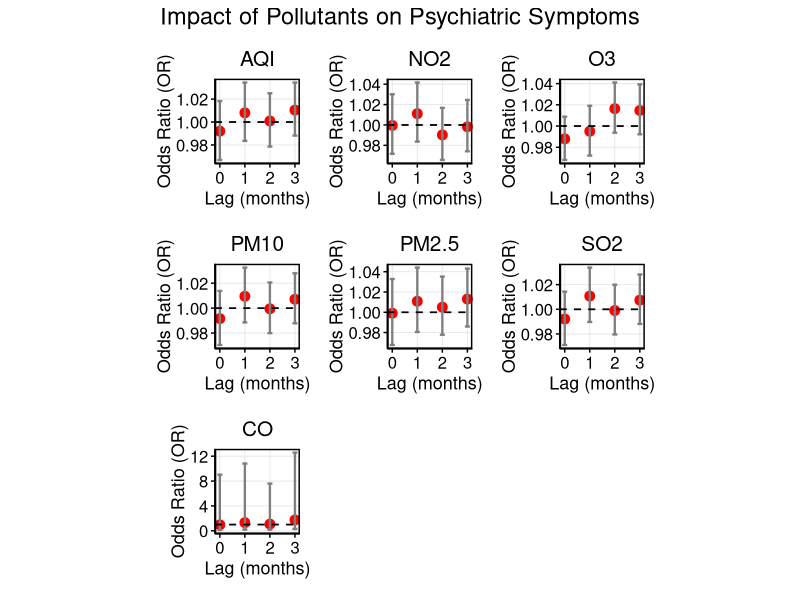
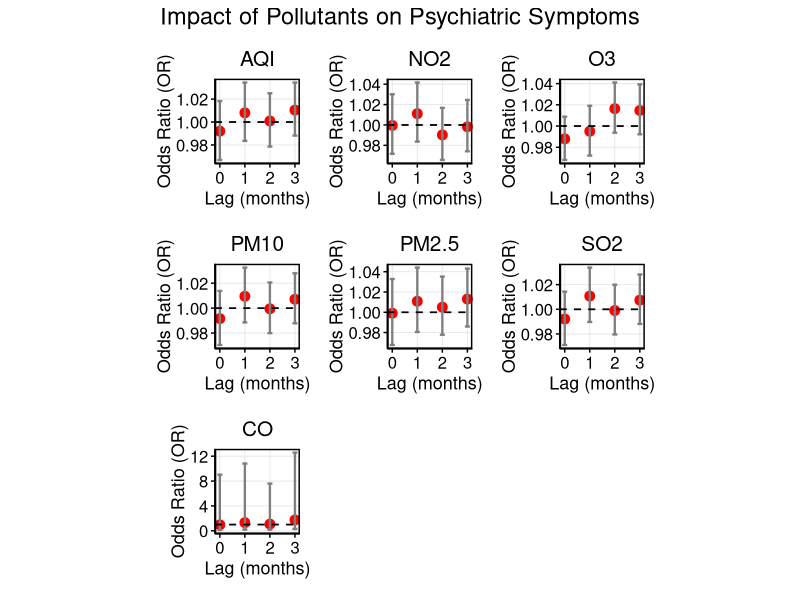

The R script that drew these images, in order:
setwd("/Users/shij/Documents/GitHub/NMDA_data_analysis/")
my.dat<-readxl::read_xlsx("NMDA_with_population_sex_ratio_age_portion.xlsx")
setwd("/Users/shij/Documents/GitHub/NMDA_data_analysis/251211/")

# ============================
# 1. Load Required Packages
# ============================
library(ggplot2)
library(dplyr)
library(tidyr)
library(broom)
library(patchwork)   # For combining plots
library(writexl)     # For exporting table

# ============================
# 2. Simplify Outcome Variable Name & Convert to Factor
# ============================
# Rename column for simplicity
names(my.dat)[names(my.dat) == "Psychiatric symptoms"] <- "PsychSym"

# Check current class
class(my.dat$PsychSym)
table(my.dat$PsychSym)  # Should show 0 and 1

# Convert to factor (binary logistic regression expects factor or 0/1)
my.dat$PsychSym <- factor(my.dat$PsychSym, levels = c(0, 1), ordered = FALSE)

# Verify
str(my.dat$PsychSym)

# ============================
# 3. Define Pollutants and Lags
# ============================
pollutants <- c("AQI", "NO2", "O3", "CO", "PM10", "PM2.5", "SO2")  # CO is 4th
lags <- c("M0", "M1", "M2", "M3")

# Create column name patterns
pollutant_cols <- sapply(pollutants, function(p) {
  paste0(p, "_", lags)
}, simplify = FALSE)

# ============================
# 4. Fit Binary Logistic Regression for Each Pollutant-Lag
# ============================
results_list <- list()

for (pollutant in pollutants) {
  lag_cols <- pollutant_cols[[pollutant]]
  for (lag_col in lag_cols) {
    # Check if column has variation and not all NA
    data_col <- my.dat[[lag_col]]
    if (all(is.na(data_col)) || length(unique(data_col[!is.na(data_col)])) <= 1) {
      message("Skipping ", lag_col, " — no variation or all NA")
      next
    }
    
    # Fit binary logistic regression
    model <- glm(PsychSym ~ ., data = my.dat[, c("PsychSym", lag_col)], 
                 family = binomial, na.action = na.omit)
    
    # Extract summary
    model_summary <- tidy(model, conf.int = TRUE, exponentiate = TRUE) %>%
      filter(term == lag_col) %>%
      mutate(Pollutant = pollutant,
             Lag = gsub(".*_", "", lag_col),
             Lag_Num = as.numeric(gsub("M", "", lag_col)))
    
    results_list <- append(results_list, list(model_summary))
  }
}

# Combine all results
results_df <- bind_rows(results_list)

# ============================
# 5. Clean and Format Results
# ============================
results_df <- results_df %>%
  mutate(
    Lag = trimws(toupper(Lag)),
    Lag.Num = as.numeric(gsub("^M(\\d+)$", "\\1", Lag))
  ) %>%
  filter(!is.na(Lag.Num))

# ============================
# 6. Create 7 Individual Plots (One per Pollutant) — NO TEXT LABELS
# ============================
# Get pollutants in desired order
pollutants_plot <- c("AQI", "NO2", "O3", "CO", "PM10", "PM2.5", "SO2")

# Create list of individual plots
plot_list <- lapply(pollutants_plot, function(poll) {
  df_sub <- results_df %>% filter(Pollutant == poll)
  
  p <- ggplot(df_sub, aes(x = Lag.Num, y = estimate, ymin = conf.low, ymax = conf.high)) +
    geom_point(color = "red", size = 3) +
    geom_errorbar(width = 0.2, color = "gray50", size = 0.8) +
    geom_hline(yintercept = 1, linetype = "dashed", color = "black", size = 0.6) +
    labs(
      x = "Lag (months)",
      y = "Odds Ratio (OR)",
      title = poll
    ) +
    theme_minimal() +
    theme(
      panel.border = element_rect(color = "black", fill = NA, size = 1),
      panel.background = element_blank(),
      panel.grid.major = element_line(color = "gray90", size = 0.3),
      panel.grid.minor = element_blank(),
      axis.line = element_line(color = "black", size = 0.5),
      axis.ticks = element_line(color = "black", size = 0.5),
      axis.text = element_text(size = 12, color = "black"),
      axis.title = element_text(size = 13, color = "black"),
      plot.title = element_text(hjust = 0.5, size = 15, color = "black"),
      plot.margin = margin(10, 10, 10, 10),
      axis.title.y = element_text(angle = 90, vjust = 0.5),
      aspect.ratio = 1  # ← Forces square panels
    ) +
    # ✅ No text labels — remove all geom_text
    # ✅ Tight x-axis: no extra padding
    scale_x_continuous(
      breaks = c(0, 1, 2, 3), 
      labels = c("0", "1", "2", "3"),
      expand = expansion(add = c(0.1, 0.1))  # ← Tight padding
    )
  
  return(p)
})

# ============================
# 7. Combine All 7 Plots in a Single Row — CO LAST
# ============================
p_combined <- plot_list[[1]] + plot_list[[2]] + plot_list[[3]] + plot_list[[5]] + 
  plot_list[[6]] + plot_list[[7]] + plot_list[[4]] +
  plot_annotation(title = "Impact of Pollutants on Psychiatric Symptoms",
                  theme = theme(plot.title = element_text(hjust = 0.5, size = 17, color = "black")))

# Display plot
print(p_combined)

# Optional: Save as PNG with width=12, height=15
ggsave("NMDAR_PsychiatricSymptoms.png", p_combined, width = 12, height = 15, dpi = 300, units = "in")

# ============================
# 8. Create Clean Results Table (Include CO, OR, 95% CI, p-value)
# ============================

# Create clean table
table_df <- results_df %>%
  select(Pollutant, Lag, estimate, conf.low, conf.high, p.value) %>%
  mutate(
    `Odds Ratio (OR)` = round(estimate, 4),
    `95% CI` = paste0(round(conf.low, 4), " – ", round(conf.high, 4)),
    `p-value` = ifelse(p.value < 0.001, 
                       format(p.value, scientific = TRUE, digits = 2),
                       round(p.value, 4)),
    `Pollutant & Lag` = paste(Pollutant, Lag, sep = "_")
  ) %>%
  arrange(Pollutant, Lag) %>%
  select(`Pollutant & Lag`, `Odds Ratio (OR)`, `95% CI`, `p-value`)

# Export to Excel file (simplified name)
write_xlsx(table_df, "NMDAR_PsychiatricSymptoms.xlsx")

# ✅ No print(head(...)) — as requested
